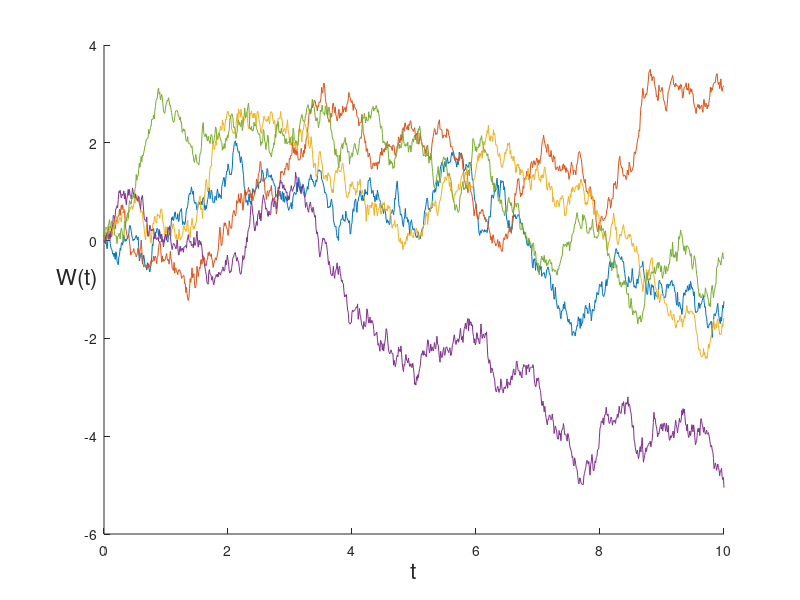

MATLAB code for this plot:
hold on
B=[];
T=10;
n=1000; % grid points
H = 0.5; %Hurst parameter
r=nan(n+1,1); 
t=linspace(0,T,n+1);
r(1) = 1;
for k=1:n
r(k+1) = 0.5*((k+1)^(2*H) - 2*k^(2*H) + (k-1)^(2*H));
end
r=[r; r(end-1:-1:2)]; % first rwo of circulant matrix
lambda=real(fft(r))/(2*n); % eigenvalues
for m=1:n
    W=fft(sqrt(lambda).*complex(randn(2*n,1),randn(2*n,1)));
    W = (n/T)^(-H)*cumsum(real(W(1:n+1))); % rescale
    W=W';
    B=[B; W];
    if m<6
        
        plot(t,W)
        hold on
    end
end
xlabel('t','FontSize',16) 
ylabel('W(t)','FontSize',16,'Rotation',0)
